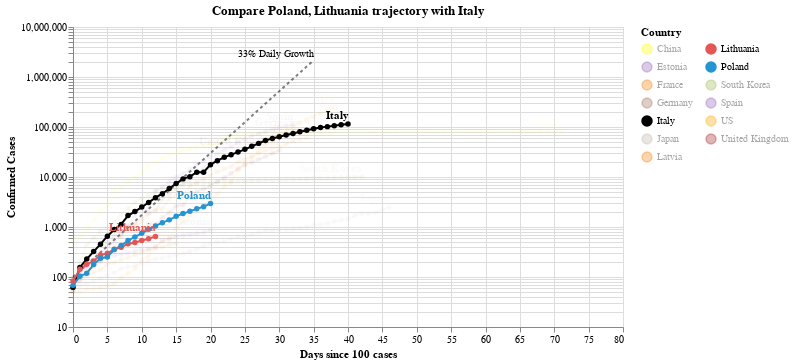

Write notebook code for a chart like this one.
### Code cell
#hide_input
chart2 = make_since_chart(['Poland', 'Lithuania'])
chart2

### Figure 1 — Vega-Lite specification as saved in the notebook (floating-point values rounded to 4 significant figures; data arrays with more than 128 entries replaced by an {"elided": "..."} marker saying what was removed)
{"config": {"view": {"continuousWidth": 400, "continuousHeight": 300}}, "layer": [{"mark": {"type": "line", "color": "black", "opacity": 0.5, "strokeDash": [3, 3]}, "encoding": {"x": {"type": "quantitative", "field": "Days since 100 cases"}, "y": {"type": "quantitative", "field": "Confirmed Cases"}}}, {"mark": {"type": "text", "align": "right", "dy": -6, "fontSize": 10, "text": "33% Daily Growth"}, "encoding": {"x": {"type": "quantitative", "field": "Days since 100 cases"}, "y": {"type": "quantitative", "field": "Confirmed Cases"}}, "transform": [{"filter": "(datum['Days since 100 cases'] >= 35)"}]}, {"data": {"name": "data-5325ae92dd911d83e649876d2d40ae6c"}, "mark": {"type": "line", "point": true}, "encoding": {"color": {"type": "nominal", "field": "Country", "legend": {"columns": 2}, "scale": {"domain": ["China", "Estonia", "France", "Germany", "Italy", "Japan", "Latvia", "Lithuania", "Poland", "South Korea", "Spain", "US", "United Kingdom"], "range": ["yellow", "#9467bd", "#F58518", "#9D755D", "black", "#C1B7AD", "#F58518", "#E45756", "#2495D3", "#A1BA59", "#9467bd", "orange", "brown"]}}, "opacity": {"condition": {"value": 1, "selection": "selector004"}, "value": 0.05}, "tooltip": [{"type": "nominal", "field": "Country"}, {"type": "temporal", "field": "Date"}, {"type": "quantitative", "field": "Confirmed Cases"}, {"type": "quantitative", "field": "Days since 100 cases"}], "x": {"type": "quantitative", "field": "Days since 100 cases"}, "y": {"type": "quantitative", "field": "Confirmed Cases", "scale": {"type": "log"}}}, "selection": {"selector004": {"type": "multi", "fields": ["Country"], "bind": "legend", "init": [{"Country": "Poland"}, {"Country": "Lithuania"}, {"Country": "Italy"}]}}, "width": 550}, {"data": {"name": "data-5325ae92dd911d83e649876d2d40ae6c"}, "mark": {"type": "text", "align": "right", "dy": -8, "fontWeight": "bold"}, "encoding": {"color": {"type": "nominal", "field": "Country", "legend": {"columns": 2}, "scale": {"domain": ["China", "Estonia", "France", "Germany", "Italy", "Japan", "Latvia", "Lithuania", "Poland", "South Korea", "Spain", "US", "United Kingdom"], "range": ["yellow", "#9467bd", "#F58518", "#9D755D", "black", "#C1B7AD", "#F58518", "#E45756", "#2495D3", "#A1BA59", "#9467bd", "orange", "brown"]}}, "opacity": {"condition": {"value": 1, "selection": "selector004"}, "value": 0.05}, "text": {"type": "nominal", "field": "Country"}, "tooltip": [{"type": "nominal", "field": "Country"}, {"type": "temporal", "field": "Date"}, {"type": "quantitative", "field": "Confirmed Cases"}, {"type": "quantitative", "field": "Days since 100 cases"}], "x": {"type": "quantitative", "field": "Days since 100 cases"}, "y": {"type": "quantitative", "field": "Confirmed Cases", "scale": {"type": "log"}}}, "transform": [{"filter": "(datum['Date'] >= 1585785600000)"}], "width": 550}], "data": {"name": "data-c1a3bbf4dd040f2e7e8e7a69520e3c2a"}, "title": "Compare Poland, Lithuania trajectory with Italy", "$schema": "https://vega.github.io/schema/vega-lite/v4.0.2.json", "datasets": {"data-c1a3bbf4dd040f2e7e8e7a69520e3c2a": [{"Days since 100 cases": 0, "Confirmed Cases": 100.0}, {"Days since 100 cases": 1, "Confirmed Cases": 133.0}, {"Days since 100 cases": 2, "Confirmed Cases": 176.9}, {"Days since 100 cases": 3, "Confirmed Cases": 235.3}, {"Days since 100 cases": 4, "Confirmed Cases": 312.9}, {"Days since 100 cases": 5, "Confirmed Cases": 416.2}, {"Days since 100 cases": 6, "Confirmed Cases": 553.5}, {"Days since 100 cases": 7, "Confirmed Cases": 736.1}, {"Days since 100 cases": 8, "Confirmed Cases": 979.1}, {"Days since 100 cases": 9, "Confirmed Cases": 1302.0}, {"Days since 100 cases": 10, "Confirmed Cases": 1732.0}, {"Days since 100 cases": 11, "Confirmed Cases": 2303.0}, {"Days since 100 cases": 12, "Confirmed Cases": 3064.0}, {"Days since 100 cases": 13, "Confirmed Cases": 4074.0}, {"Days since 100 cases": 14, "Confirmed Cases": 5419.0}, {"Days since 100 cases": 15, "Confirmed Cases": 7207.0}, {"Days since 100 cases": 16, "Confirmed Cases": 9586.0}, {"Days since 100 cases": 17, "Confirmed Cases": 12750.0}, {"Days since 100 cases": 18, "Confirmed Cases": 16960.0}, {"Days since 100 cases": 19, "Confirmed Cases": 22550.0}, {"Days since 100 cases": 20, "Confirmed Cases": 29990.0}, {"Days since 100 cases": 21, "Confirmed Cases": 39890.0}, {"Days since 100 cases": 22, "Confirmed Cases": 53060.0}, {"Days since 100 cases": 23, "Confirmed Cases": 70560.0}, {"Days since 100 cases": 24, "Confirmed Cases": 93850.0}, {"Days since 100 cases": 25, "Confirmed Cases": 124800.0}, {"Days since 100 cases": 26, "Confirmed Cases": 166000.0}, {"Days since 100 cases": 27, "Confirmed Cases": 220800.0}, {"Days since 100 cases": 28, "Confirmed Cases": 293700.0}, {"Days since 100 cases": 29, "Confirmed Cases": 390600.0}, {"Days since 100 cases": 30, "Confirmed Cases": 519500.0}, {"Days since 100 cases": 31, "Confirmed Cases": 690900.0}, {"Days since 100 cases": 32, "Confirmed Cases": 918900.0}, {"Days since 100 cases": 33, "Confirmed Cases": 1222000.0}, {"Days since 100 cases": 34, "Confirmed Cases": 1625000.0}, {"Days since 100 cases": 35, "Confirmed Cases": 2162000.0}], "data-5325ae92dd911d83e649876d2d40ae6c": {"elided": "446 records"}}}
